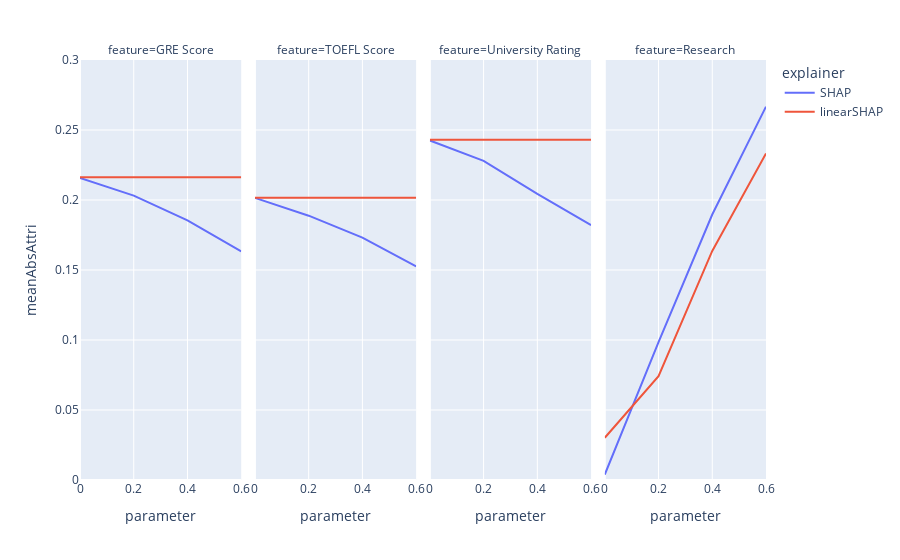

This figure's notebook cell:
### Code cell
import plotly.express as px


fig = px.line(output[output['attack'] == 'swap'], x="parameter", y="meanAbsAttri", color='explainer', facet_col='feature')
fig.update_layout(yaxis_range=[0,0.3])

fig.show()

### Figure 1 — Plotly figure (JSON) as saved in the notebook; plotly's stock layout.template omitted (floating-point values rounded to 4 significant figures)
{"data": [{"hovertemplate": "explainer=SHAP<br>feature=GRE Score<br>parameter=%{x}<br>meanAbsAttri=%{y}<extra></extra>", "legendgroup": "SHAP", "line": {"color": "#636efa", "dash": "solid"}, "marker": {"symbol": "circle"}, "mode": "lines", "name": "SHAP", "orientation": "v", "showlegend": true, "type": "scatter", "x": [0, 0.2, 0.4, 0.6], "xaxis": "x", "y": [0.2158, 0.2031, 0.1855, 0.1633], "yaxis": "y"}, {"hovertemplate": "explainer=SHAP<br>feature=TOEFL Score<br>parameter=%{x}<br>meanAbsAttri=%{y}<extra></extra>", "legendgroup": "SHAP", "line": {"color": "#636efa", "dash": "solid"}, "marker": {"symbol": "circle"}, "mode": "lines", "name": "SHAP", "orientation": "v", "showlegend": false, "type": "scatter", "x": [0, 0.2, 0.4, 0.6], "xaxis": "x2", "y": [0.2015, 0.1888, 0.1731, 0.1525], "yaxis": "y2"}, {"hovertemplate": "explainer=SHAP<br>feature=University Rating<br>parameter=%{x}<br>meanAbsAttri=%{y}<extra></extra>", "legendgroup": "SHAP", "line": {"color": "#636efa", "dash": "solid"}, "marker": {"symbol": "circle"}, "mode": "lines", "name": "SHAP", "orientation": "v", "showlegend": false, "type": "scatter", "x": [0, 0.2, 0.4, 0.6], "xaxis": "x3", "y": [0.2425, 0.2279, 0.2044, 0.1821], "yaxis": "y3"}, {"hovertemplate": "explainer=SHAP<br>feature=Research<br>parameter=%{x}<br>meanAbsAttri=%{y}<extra></extra>", "legendgroup": "SHAP", "line": {"color": "#636efa", "dash": "solid"}, "marker": {"symbol": "circle"}, "mode": "lines", "name": "SHAP", "orientation": "v", "showlegend": false, "type": "scatter", "x": [0, 0.2, 0.4, 0.6], "xaxis": "x4", "y": [0.00389, 0.09848, 0.1896, 0.2667], "yaxis": "y4"}, {"hovertemplate": "explainer=linearSHAP<br>feature=GRE Score<br>parameter=%{x}<br>meanAbsAttri=%{y}<extra></extra>", "legendgroup": "linearSHAP", "line": {"color": "#EF553B", "dash": "solid"}, "marker": {"symbol": "circle"}, "mode": "lines", "name": "linearSHAP", "orientation": "v", "showlegend": true, "type": "scatter", "x": [0, 0.2, 0.4, 0.6], "xaxis": "x", "y": [0.2163, 0.2163, 0.2163, 0.2163], "yaxis": "y"}, {"hovertemplate": "explainer=linearSHAP<br>feature=TOEFL Score<br>parameter=%{x}<br>meanAbsAttri=%{y}<extra></extra>", "legendgroup": "linearSHAP", "line": {"color": "#EF553B", "dash": "solid"}, "marker": {"symbol": "circle"}, "mode": "lines", "name": "linearSHAP", "orientation": "v", "showlegend": false, "type": "scatter", "x": [0, 0.2, 0.4, 0.6], "xaxis": "x2", "y": [0.2017, 0.2017, 0.2017, 0.2017], "yaxis": "y2"}, {"hovertemplate": "explainer=linearSHAP<br>feature=University Rating<br>parameter=%{x}<br>meanAbsAttri=%{y}<extra></extra>", "legendgroup": "linearSHAP", "line": {"color": "#EF553B", "dash": "solid"}, "marker": {"symbol": "circle"}, "mode": "lines", "name": "linearSHAP", "orientation": "v", "showlegend": false, "type": "scatter", "x": [0, 0.2, 0.4, 0.6], "xaxis": "x3", "y": [0.243, 0.243, 0.243, 0.243], "yaxis": "y3"}, {"hovertemplate": "explainer=linearSHAP<br>feature=Research<br>parameter=%{x}<br>meanAbsAttri=%{y}<extra></extra>", "legendgroup": "linearSHAP", "line": {"color": "#EF553B", "dash": "solid"}, "marker": {"symbol": "circle"}, "mode": "lines", "name": "linearSHAP", "orientation": "v", "showlegend": false, "type": "scatter", "x": [0, 0.2, 0.4, 0.6], "xaxis": "x4", "y": [0.0302, 0.0742, 0.1636, 0.2332], "yaxis": "y4"}], "layout": {"annotations": [{"font": {}, "showarrow": false, "text": "feature=GRE Score", "x": 0.1175, "xanchor": "center", "xref": "paper", "y": 1, "yanchor": "bottom", "yref": "paper"}, {"font": {}, "showarrow": false, "text": "feature=TOEFL Score", "x": 0.3725, "xanchor": "center", "xref": "paper", "y": 1, "yanchor": "bottom", "yref": "paper"}, {"font": {}, "showarrow": false, "text": "feature=University Rating", "x": 0.6275, "xanchor": "center", "xref": "paper", "y": 1, "yanchor": "bottom", "yref": "paper"}, {"font": {}, "showarrow": false, "text": "feature=Research", "x": 0.8825, "xanchor": "center", "xref": "paper", "y": 1, "yanchor": "bottom", "yref": "paper"}], "legend": {"title": {"text": "explainer"}, "tracegroupgap": 0}, "margin": {"t": 60}, "xaxis": {"anchor": "y", "domain": [0, 0.235], "title": {"text": "parameter"}}, "xaxis2": {"anchor": "y2", "domain": [0.255, 0.49], "matches": "x", "title": {"text": "parameter"}}, "xaxis3": {"anchor": "y3", "domain": [0.51, 0.745], "matches": "x", "title": {"text": "parameter"}}, "xaxis4": {"anchor": "y4", "domain": [0.765, 1.0], "matches": "x", "title": {"text": "parameter"}}, "yaxis": {"anchor": "x", "domain": [0, 1], "range": [0, 0.3], "title": {"text": "meanAbsAttri"}}, "yaxis2": {"anchor": "x2", "domain": [0, 1], "matches": "y", "showticklabels": false}, "yaxis3": {"anchor": "x3", "domain": [0, 1], "matches": "y", "showticklabels": false}, "yaxis4": {"anchor": "x4", "domain": [0, 1], "matches": "y", "showticklabels": false}}}
